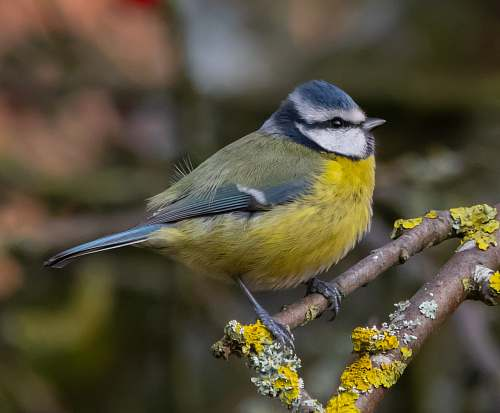
//> input picture lab1/images/bird.jpg, 500 x 413 px
$ ./lab1   (built with g++ and OpenCV 4)
//> lines starting //> are read from the running program, lines starting //| are printed output that depends on the picture; after the words box and inside, x2 and y2 are one past the last pixel; in counts of white or black regions, pixels touching at a corner belong together
#include <opencv2/core.hpp>
#include <opencv2/highgui.hpp>
#include <opencv2/imgproc.hpp>
#include <iostream>

using namespace cv;
using std::cout;
using std::endl;

void global_threshold_binaryzation(Mat &src, Mat &dst);
void log_transform(Mat &src, Mat &dst, double c);
void gamma_transform(Mat &src, Mat &dst, double c, double gamma);
void rgb_comp_transform(Mat &src, Mat &dst);

int main() {
    // 1. 读取图像并显示
    Mat image1 = imread("images/bird.jpg");
//> image1 is the input picture: 413 rows x 500 cols, CV_8UC3; mean B, G, R 59, 79.7, 87
    if (image1.empty()) {
        cout << "Could not read the image." << endl;
        return 1;
    }
    imshow("Image", image1);
    waitKey(0);
    destroyWindow("Image");

    // 2. 灰度图像二值化处理
    Mat image2 = imread("images/bird.jpg", IMREAD_GRAYSCALE);
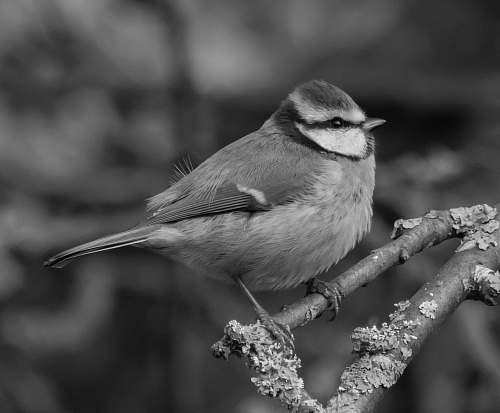
//> image2: 413 rows x 500 cols, CV_8UC1; min 0, max 255, mean 79.5
    if (image2.empty()) {
        cout << "Could not read the image." << endl;
        return 1;
    }
    imshow("Image Before Binaryzation", image2);
    global_threshold_binaryzation(image2, image2);
    imshow("Image After Binaryzation",  image2);
    waitKey(0);
    destroyWindow("Image Before Binaryzation");
    destroyWindow("Image After Binaryzation");

    // 3. 对数变换
    Mat image3 = imread("images/log.jpg", IMREAD_GRAYSCALE);
    if (image3.empty()) {
        cout << "Could not read the image." << endl;
        return 1;
    }
    imshow("Image Before Log Transformation", image3);
    log_transform(image3, image3, 27.0);
    imshow("Image After Log Transformation",  image3);
    waitKey(0);
    destroyWindow("Image Before Log Transformation");
    destroyWindow("Image After Log Transformation");

    // 4. 伽马变换
    Mat image4 = imread("images/gamma.jpg", IMREAD_GRAYSCALE);
    if (image4.empty()) {
        cout << "Could not read the image." << endl;
        return 1;
    }
    imshow("Image Before Gamma Transformation", image4);
    gamma_transform(image4, image4, 0.25, 1.2);
    imshow("Image After Gamma Transformation",  image4);
    waitKey(0);
    destroyWindow("Image Before Gamma Transformation");
    destroyWindow("Image After Gamma Transformation");

    // 5. 补色变换
    Mat image5 = imread("images/fruits.jpg");
    if (image5.empty()) {
        cout << "Could not read the image." << endl;
        return 1;
    }
    imshow("Image Before Complementary Transformation", image5);
    rgb_comp_transform(image5, image5);
    imshow("Image After Complementary Transformation", image5);
    waitKey(0);

    return 0;
}

void global_threshold_binaryzation(Mat &src, Mat &dst) {
    dst = src.clone();
    const int GRAY_SCALE = 256;
    const double delta_T = 0.1;
    int histogram[GRAY_SCALE] = {0};
    // 直方图统计
    for (int i = 0; i < src.rows; ++i) {
        uchar *p = src.ptr<uchar>(i);
        for (int j = 0; j < src.cols; ++j)
            ++histogram[p[j]];
    }
//> after the loop, histogram = 256 values, max 3278 at index 61, min 0 at index 251, mean 806.6
    // 构造前缀和数组用于计算平均灰度值
    int cnt[GRAY_SCALE] = {histogram[0]};
//> cnt = 256 values, max 104 at index 0, min 0 at index 1, mean 0.406
    for (int i = 1; i < GRAY_SCALE; ++i)
        cnt[i] = cnt[i-1] + histogram[i];
//> after the loop, cnt = 256 values from 104 to 206500
    double sum[GRAY_SCALE] = {0.0};
    for (int i = 1; i < GRAY_SCALE; ++i)
        sum[i] = sum[i-1] + histogram[i] * i;
//> after the loop, sum = 256 values from 0 to 16425500
    // 迭代计算全局阈值
    double old_threshold = mean(src)[0];
//> old_threshold = 79.54
    double new_threshold = 0.0;
    for (;;) {
        int t = static_cast<int>(old_threshold + 0.5);
        double m1 = sum[t] / cnt[t];
        double m2 = (sum[GRAY_SCALE-1] - sum[t]) /
                    (cnt[GRAY_SCALE-1] - cnt[t]);
        new_threshold = (m1 + m2) / 2;
        if (abs(new_threshold - old_threshold) < delta_T)
            break;
        else
            old_threshold = new_threshold;
    }
//> this loop made 7 passes
//> (t, m1, m2, new_threshold, old_threshold) on passes 1 to 6: (80, 53.29, 116.4, 84.84, 84.84), (85, 55.26, 120.1, 87.67, 87.67), (88, 56.5, 122.5, 89.5, 89.5), (89, 56.95, 123.4, 90.17, 90.17), (90, 57.35, 124.2, 90.78, 90.78), (91, 57.78, 125.1, 91.43, 91.43)
//> (t, m1, m2, new_threshold) on pass 7: (91, 57.78, 125.1, 91.43)
    // 根据计算出的阈值对图像进行二值化处理
    int threshold = static_cast<int>(new_threshold + 0.5);
//> threshold = 91
    for (int i = 0; i < dst.rows; ++i) {
        uchar *p = dst.ptr<uchar>(i);
        for (int j = 0; j < dst.cols; ++j)
            p[j] = (p[j] > threshold) ? 255 : 0;
    }
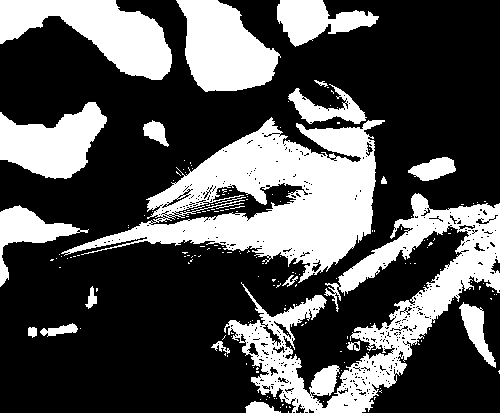
//> dst: 413 rows x 500 cols, CV_8UC1; 32.3% white; 185 white regions (163 under 20 px), largest, box (x1, y1, x2, y2) and area: (61, 117, 385, 283) 21599, (224, 193, 500, 413) 17158, (0, 0, 172, 80) 7153
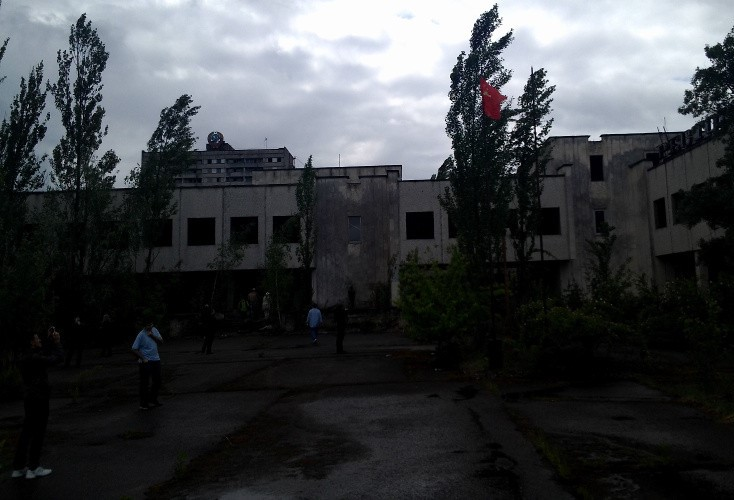
//> input picture lab1/images/log.jpg, 734 x 500 px
}

void log_transform(Mat &src, Mat &dst, double c) {
//> called with c = 27
    dst.create(src.size(), src.type());
    for (int i = 0; i < dst.rows; ++i)
        for (int j = 0; j < dst.cols; ++j)
            dst.at<uchar>(i, j) = saturate_cast<uchar>(c * log(1.0 + src.at<uchar>(i, j)));
//> dst: 500 rows x 734 cols, CV_8UC1
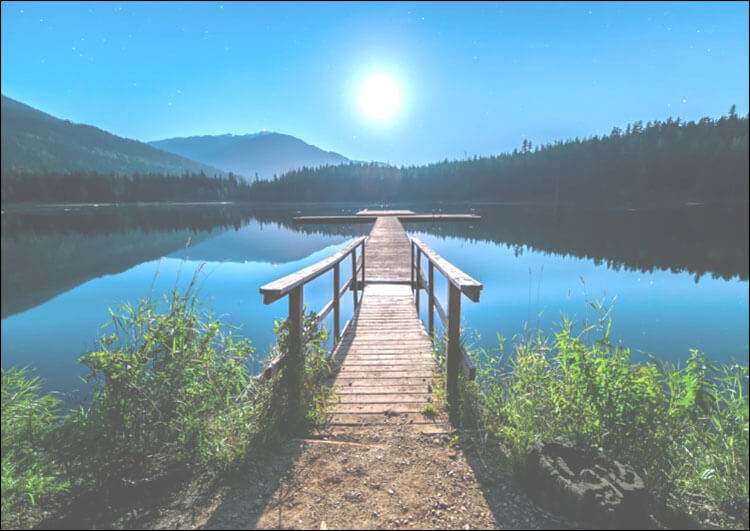
//> input picture lab1/images/gamma.jpg, 750 x 531 px
}

void gamma_transform(Mat &src, Mat &dst, double c, double gamma) {
//> called with c = 0.25, gamma = 1.2
    dst.create(src.size(), src.type());
    for (int i = 0; i < src.rows; ++i)
        for (int j = 0; j < src.cols; ++j)
            dst.at<uchar>(i, j) = saturate_cast<uchar>(c * pow(src.at<uchar>(i, j), gamma));
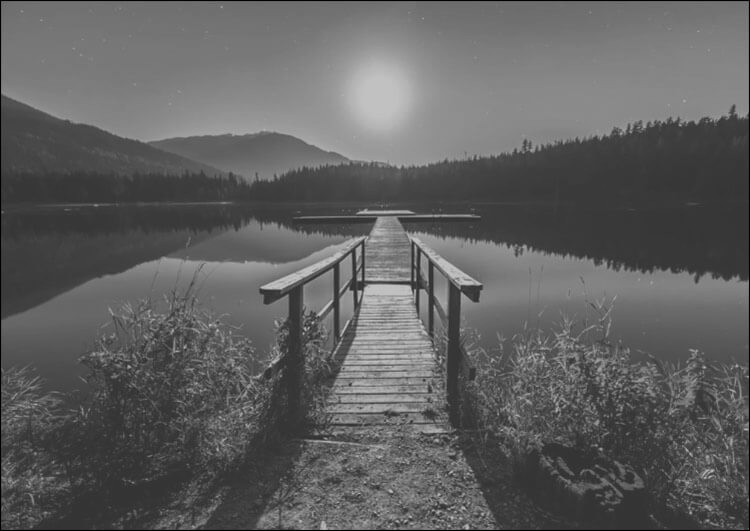
//> dst: 531 rows x 750 cols, CV_8UC1; min 0, max 193, mean 96.1
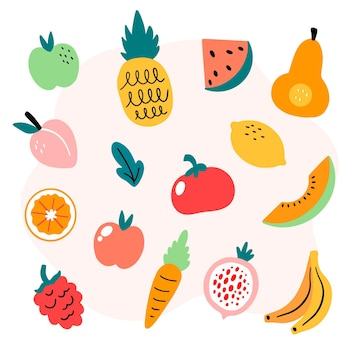
//> input picture lab1/images/fruits.jpg, 360 x 360 px
//> further down, image5 is the input picture: 360 rows x 360 cols, CV_8UC3; mean B, G, R 206.2, 224.1, 242.2
}

void rgb_comp_transform(Mat &src, Mat &dst) {
    dst.create(src.size(), src.type());
    for (int i = 0; i < dst.rows; ++i) {
        for (int j = 0; j < dst.cols; ++j) {
            dst.at<Vec3b>(i, j)[0] = 255 - src.at<Vec3b>(i, j)[0];
            dst.at<Vec3b>(i, j)[1] = 255 - src.at<Vec3b>(i, j)[1];
            dst.at<Vec3b>(i, j)[2] = 255 - src.at<Vec3b>(i, j)[2];
        }
    }
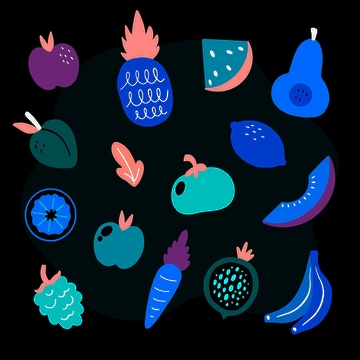
//> dst: 360 rows x 360 cols, CV_8UC3; mean B, G, R 48.8, 30.9, 12.8
}
